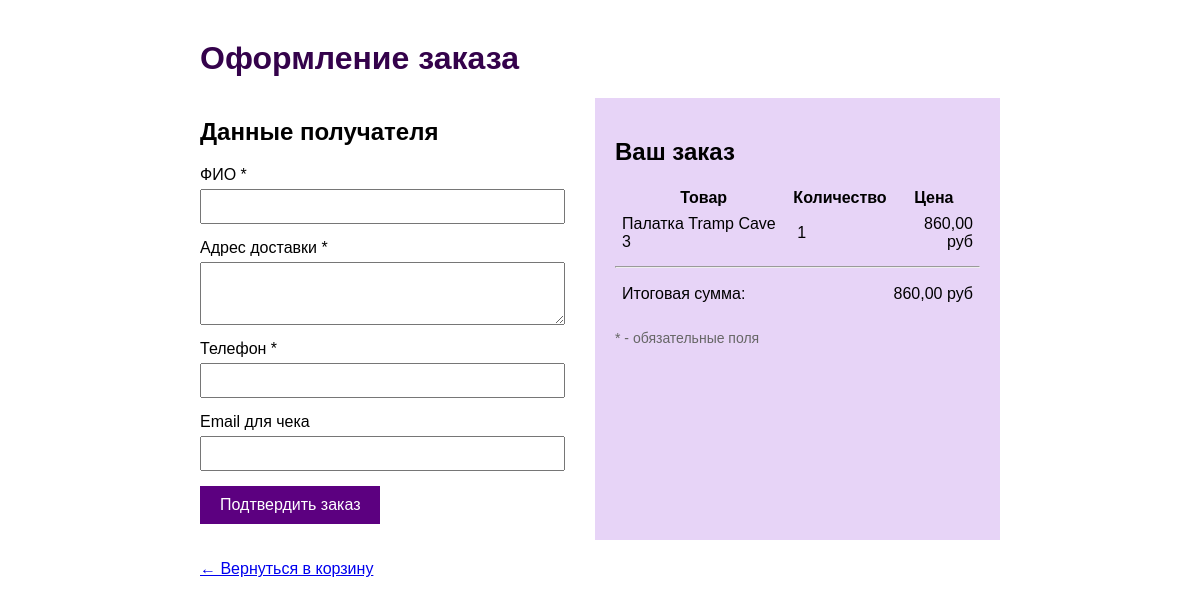
/checkout/ (signed in), run on an earlier commit of the app's database.
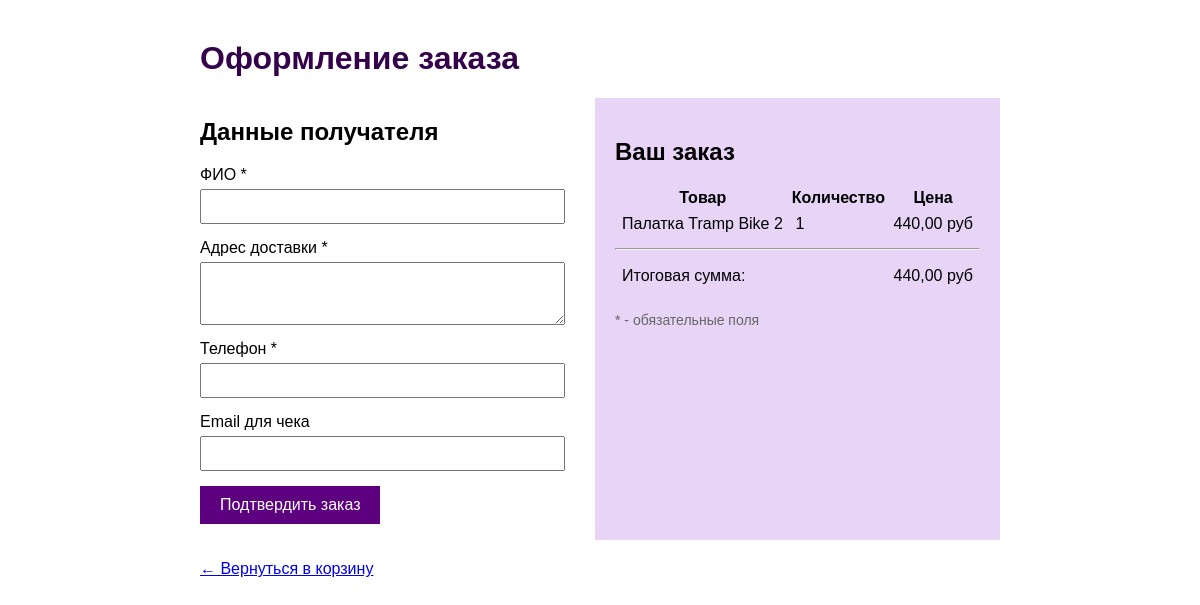
And on a later commit of the database.
### NewApp/models.py (models this page shows, shortened)
class CartElement(models.Model):
    cart=models.ForeignKey(Cart,on_delete=models.CASCADE,related_name='items',verbose_name='Корзина')
    product=models.ForeignKey(Product,on_delete=models.CASCADE,verbose_name='Товар')
    quantity=models.PositiveIntegerField(verbose_name='Количество')
    def elem_price(self):
        return self.product.price * self.quantity

class Product(models.Model):
    name=models.CharField(max_length=200,verbose_name='Название товара')
    description=models.TextField(null=False,verbose_name='Описание товара')
    product_image=models.ImageField(upload_to='product/')
    price=models.DecimalField(max_digits=10,verbose_name='Цена', decimal_places=2,validators=[MinValueValidator(0)])
    quantity=models.IntegerField(validators=[MinValueValidator(0)])
    category=models.ForeignKey(Category,on_delete=models.CASCADE)
    manufacturer=models.ForeignKey(Manufacturer,on_delete=models.CASCADE)

### NewApp/views.py (the view, shortened to what this page needs)
# urls.py: path('checkout/',views.checkout,name="checkout"),
@login_required
def checkout(request):
   cart, _ = Cart.objects.get_or_create(user=request.user)
   items = CartElement.objects.filter(cart=cart)
   if not items:
       messages.error(request,"Корзина пуста")
       return redirect('cart_view')
   context = {
        'items':items,
        'total_price':sum(item.elem_price() for item in items)
    }
   return render(request,'NewApp/checkout.html', context)

### NewApp/templates/NewApp/checkout.html (shortened to what this page needs)
<html>
<head>
</head>
<body>
    <h1>Оформление заказа</h1>
    <div class="container">
        <div class="form-section">
            <h2>Данные получателя</h2>
            <form method="post" action="{% url 'checkout' %}">
                <label>ФИО *</label>
                <input type="text" name="full_name" required>
                <label>Адрес доставки *</label>
                <textarea name="home_address" rows="3" required></textarea>
                <label>Телефон *</label>
                <input type="text" name="num_phone" required>
                <label>Email для чека</label>
                <input type="email" name="email" value="{{ user.email }}"  required>
                <button type="submit" class="btn btn-primary">Подтвердить заказ</button>
            </form>
        </div>
  {% if items %}
        <div class="cart-section">
            <h2>Ваш заказ</h2>
            <table>
                <tr>
                <th>Товар</th>
                <th>Количество</th>
                <th>Цена</th>
                </tr>
                {% for item in items %}
                <tr>
                    <td>{{ item.product.name }}</td>
                    <td>{{ item.quantity }}</td>
                    <td align="right">{{ item.elem_price }} руб</td>
                </tr>
                {% endfor %}
            </table>
            <hr>
            <div class="total">
                <table>
                    <tr>
                        <td>Итоговая сумма:</td>
                        <td align="right">{{ total_price }} руб</td>
                    </tr>
                </table>
            </div>
            <p style="color: #666; font-size: 14px; margin-top: 20px;">
                * - обязательные поля
            </p>
        </div>
    </div>
    <p style="margin-top: 20px;">
        <a href="{% url 'cart_view' %}">← Вернуться в корзину</a>
    </p>
  {% else %}
         <p style="text-align: center; color: #450047;">Корзина пуста. <a href="{% url 'catalog' %}">Перейти в каталог</a></p>
  {% endif %}
</body>
</html>

What changed in the data, as far as the page shows it:
removed CartElement: product.name "Палатка Tramp Cave 3", quantity "1", elem_price "860,00"
added CartElement: product.name "Палатка Tramp Bike 2", quantity "1", elem_price "440,00"
Also different on the page:
{{ total_price }}: "860,00" → "440,00"
